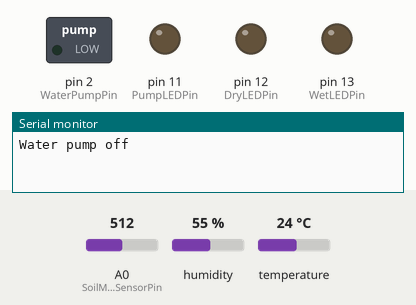
Bench run of a sketch on a simulated Arduino Uno, built with avr-gcc and run on an emulated ATmega328P. Parts: switched loads named in the sketch (green lamp = pin HIGH), output pins drawn as LEDs (lit = HIGH), the last lines printed to the serial monitor. The test bench sets the inputs (shaded band); at power-on: A0 (SoilMoistureSensorPin) = 512, humidity 55 %, temperature 24 °C.

Above: at 0.1 s.
At 5.1 s:
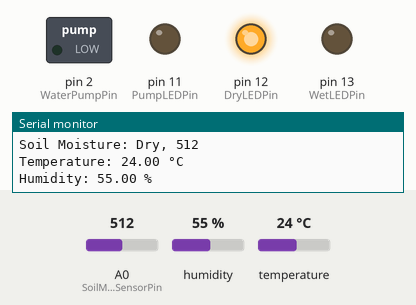
At 70.1 s:
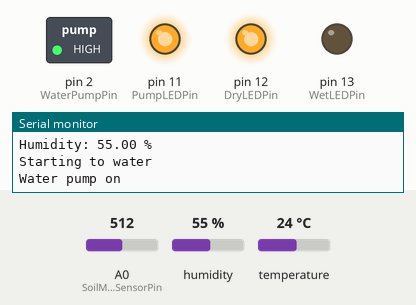
Timing chart, 0 to 86.5 s (numbered marks = the images above):
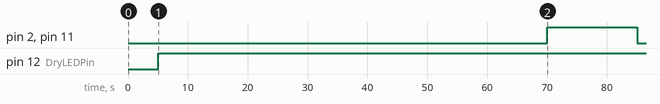

The sketch:

Arduino_code.ino
```cpp
/*
  Plant Watering System
*/
#include "DHT.h"
#define DHTPIN 7
#define DHTTYPE DHT11
DHT dht(DHTPIN, DHTTYPE);
const int SoilMoistureSensorPin = A0;
const int WaterPumpPin = 2;
const int WetLEDPin = 13; // ..... Yellow LED
const int DryLEDPin = 12; // ..... Red LED
const int PumpLEDPin = 11; //..... Blue LED
const int air = 1000;
const int dry = 450;
const int wet = 270;
// 10 seconds
const long waterDuration = 1000L * 10L;
// 30 seconds
const long sensorReadIntervals = 1000L * 30L;
// 2 minutes
const long waterIntervals = 1000L * 60L * 2L;
long lastWaterTime = -waterIntervals - 1;
boolean isWatering = false;
void setup() {
  Serial.begin(9600);
  pinMode(WaterPumpPin, OUTPUT);
  pinMode(WetLEDPin,OUTPUT);
  pinMode(DryLEDPin,OUTPUT);
  pinMode(PumpLEDPin,OUTPUT);
  waterPumpOff();
  dht.begin();
}
void loop() {
  mainLoop();
}
void mainLoop() {
  float temperature = getTemperature();
  float humidity = getHumidity();
  long soilMoisture = analogRead(SoilMoistureSensorPin);
  Serial.println("Soil Moisture: " + readableSoilMoisture(soilMoisture) + ", " + soilMoisture);
   if ( soilMoisture < dry) {
  digitalWrite(WetLEDPin,HIGH);
  digitalWrite(DryLEDPin,LOW);
  } else if (soilMoisture >= dry  ) {
  digitalWrite(WetLEDPin,LOW);
  digitalWrite(DryLEDPin,HIGH);
  }
  Serial.println("Temperature: " + String(temperature) + " °C");
  Serial.println("Humidity: " + String(humidity) + " %");
  if (millis() - lastWaterTime > waterIntervals) {
    waterPlants(soilMoisture);
    lastWaterTime = millis();
  }
  delay(sensorReadIntervals);
}
void waterPlants(int soilMoisture) {
  if (soilMoisture >= dry) {
    delay(1000L*60L);
    isWatering = true;
  } else if (soilMoisture < dry) {
    delay(1000L*60L);
    isWatering = false;
  }
  Serial.println(isWatering ? "Starting to water" : "Skipping water");
  if (isWatering) {
    waterPumpOn();
    delay(waterDuration);
    waterPumpOff();
    Serial.println("Done watering");
  }
}
String readableSoilMoisture(int soilMoisture){
  if (soilMoisture < wet) {
    return "Water";
  } else if (soilMoisture >= wet  && soilMoisture < dry ) {
     return "Wet";
  } else if (soilMoisture >= dry && soilMoisture < air ) {
    return "Dry";
  } else if (soilMoisture >= air ) {
    return "Air";
}
}
float getTemperature() {
  float temperature = dht.readTemperature(false);
  if (isnan(temperature)) {
    Serial.println("Failed to read from DHT sensor!");
  }
  return temperature;
}
float getHumidity() {
  float humidity = dht.readHumidity();
  if (isnan(humidity)) {
    Serial.println("Failed to read from DHT sensor!");
  }
  return humidity;
}
void waterPumpOn() {
  Serial.println("Water pump on");
   delay(1000L*5L);
  digitalWrite(WaterPumpPin, HIGH);
  digitalWrite(PumpLEDPin,HIGH);
}
void waterPumpOff() {
  Serial.println("Water pump off");
   delay(1000L*5L);
  digitalWrite(WaterPumpPin, LOW);
  digitalWrite(PumpLEDPin,LOW);
}
```

Measured:
- by itself, pin 2 (WaterPumpPin), pin 11 (PumpLEDPin): LOW → HIGH at 70.0 s, → LOW 15.0 s later
- by itself, pin 12 (DryLEDPin): LOW → HIGH at 5.0 s
